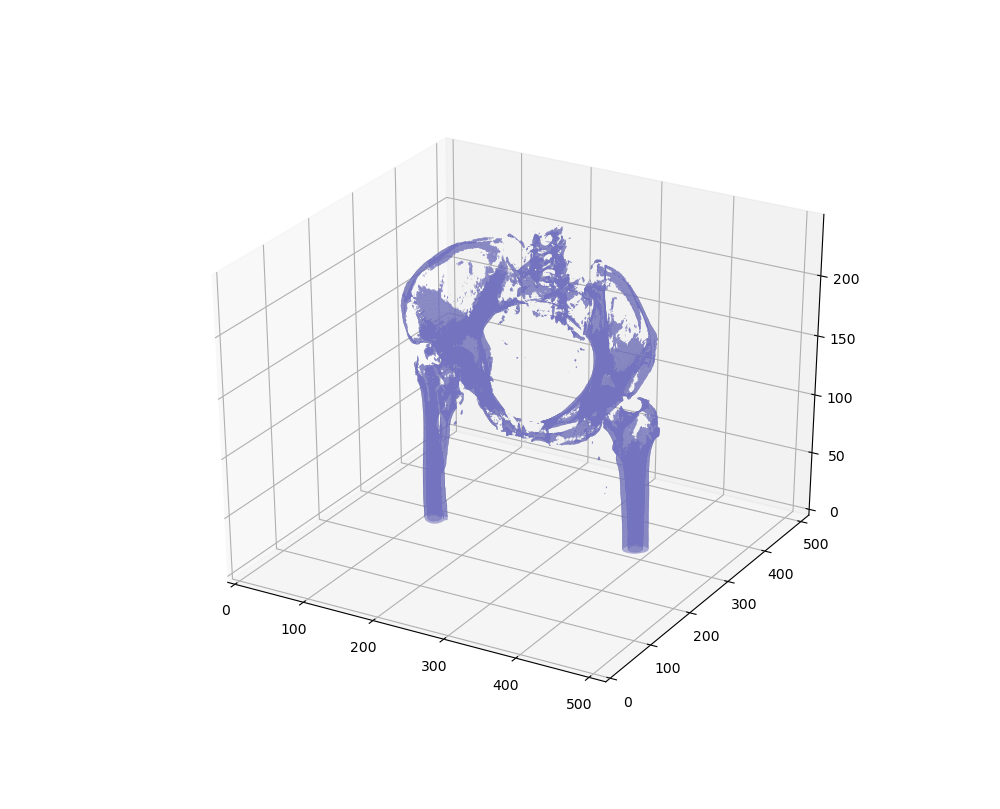
#> input picture pythongui/Figure_2.png, 1000 x 809 px, found by its file name
$ python gui.py
#> lines starting #> are read from the running program, lines starting #| are printed output that depends on the picture
import os
import re
#import docx
import pandas as pd
import tkinter as tk
#from docx        import Document
from tkinter     import filedialog
#from win32com    import client as wc
#from prettytable import PrettyTable
from openpyxl    import Workbook
from openpyxl    import load_workbook
from PIL import ImageTk,Image

import copy
import numpy as np
import cv2
import pydicom
import SimpleITK as sitk
from mpl_toolkits.mplot3d import Axes3D
import sys
from matplotlib import pyplot as plt
import matplotlib
from matplotlib.backends.backend_tkagg import FigureCanvasTkAgg,NavigationToolbar2Tk
matplotlib.use('TkAgg')
from matplotlib.figure import Figure
import tkinter.messagebox
from mpl_toolkits.mplot3d.art3d import Poly3DCollection
from tkinter import filedialog
import skimage
from skimage import measure, feature


def get_image(filename,width,height):
#> called with width = 800, height = 600
    im = Image.open(filename).resize((width,height))
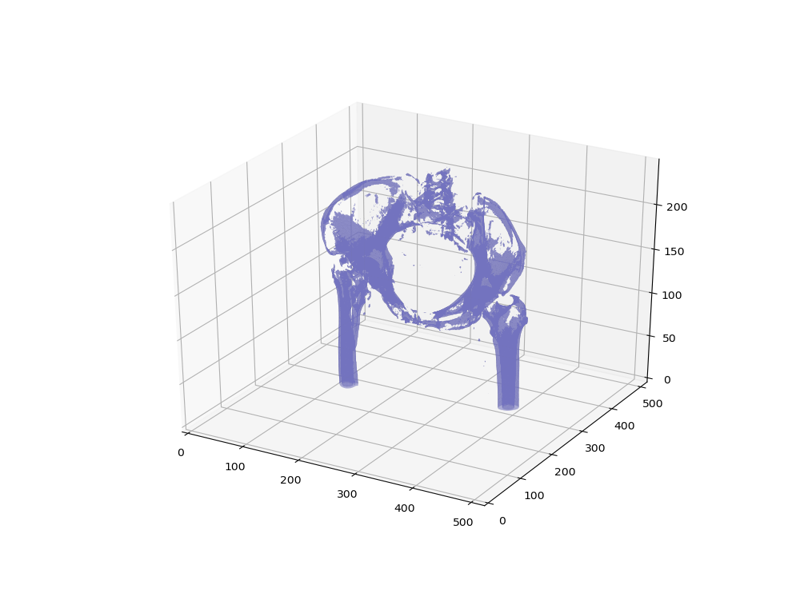
#> im: PIL image 800x600 RGBA; mean R, G, B, A 245.5, 245.5, 248, 255
    return ImageTk.PhotoImage(im)

# [342 lines left out: functions loadSerise, plot_3d, show1, show2, show3, show and 1 more, not called in this run]


    #plt.subplot(224)
    #plot_3d(templateImg, 300)


w=tk.Tk()
w.geometry('1000x600')
w.title("智能骨折分析系统")
l = tk.Label(w, width=50, text='')
l.pack()
canvas_root = tkinter.Canvas(w,width= 800,height=600)
im_root =get_image(r'C:\Users\Administrator\Desktop\keyan\pythongui\Figure_2.png',800,600)
canvas_root.create_image(400,300,image=im_root)
#canvas_root.pack()
canvas_root.place(relx=0,rely=0)
wClose=tk.Button(w,text='关闭',command=w.destroy)
wClose.place(relx=0.9,rely=0.9)
dcm_open=tk.Button(w,text='选择文件',command=main)
dcm_open.place(relx=0.82,rely=0.9)
m=tk.Menu(w)
w.config(menu=m)
insesrtmenu=tk.Menu(m)
m.add_cascade(label="导入文件",menu=insesrtmenu)
insesrtmenu.add_command(label=" 选择文件夹",command=main)

fmenu=tk.Menu(m)
m.add_cascade(label="分析",menu=fmenu)
fmenu.add_command(label="按文件分类",command=main)
fmenu.add_command(label="按数量分类",command=main)
fmenu.add_command(label="按元件分类",command=main)
fmenu.add_command(label="多条件查询",command=main)
#templateImg=tk.Variable()
v1=tk.Variable()
v2=tk.Variable()
v3=tk.Variable()
v4=tk.Variable()
if v4==1:
    show()
#winNew=tk.Variable()

#tk.mainloop()
if __name__ == "__main__":
    if v4==1:
        show()
